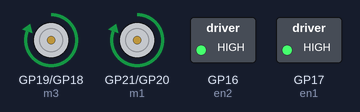
Recording of a program running on a simulated Raspberry Pi Pico running MicroPython. Shown: motor-driver pin pairs drawn as motors (green arrow = first pin HIGH = forward, orange = second pin HIGH = backward, longer = more drive), switched loads named in the program (green lamp = pin HIGH).

Above: at 1.0 s.
At 3.0 s:
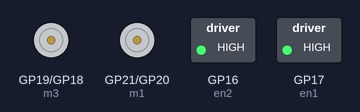
At 5.0 s:
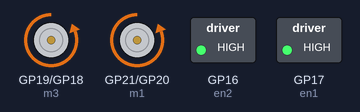
Timing chart, 0 to 6.9 s (numbered marks = the images above):
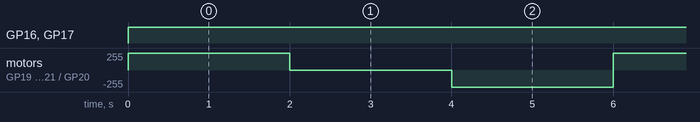

The program:

Motor_Test.py
```python
from machine import Pin
import utime

m1 = Pin(21, Pin.OUT)
m2 = Pin(20, Pin.OUT)
m3 = Pin(19, Pin.OUT)
m4 = Pin(18, Pin.OUT)

en1 = Pin(17, Pin.OUT)
en2 = Pin(16, Pin.OUT)

def Enable_motor():
    en1(1)  # motor 1 enable, set value 0 to disable
    en2(1)  # motor 2 enable, set value 0 to disable

def Motor1_forward():
    m1(1)
    m2(0)

def Motor1_reverse():
    m1(0)
    m2(1)

def Motor2_forward():
    m3(1)
    m4(0)

def Motor2_reverse():
    m3(0)
    m4(1)

def Motor_stop():
    m1(0)
    m2(0)
    m3(0)
    m4(0)

while True:
    Enable_motor()
    Motor1_forward()
    Motor2_forward()
    utime.sleep(2) # Both motor in Forward direction for 2 seconds.
    Motor_stop()
    utime.sleep(2) # Both motor in Stop position.
    Motor1_reverse()
    Motor2_reverse()
    utime.sleep(2) # Both motor in Reverse direction for 2 seconds.
```

Measured:
- by itself, GP16 (en2), GP17 (en1): LOW → HIGH at 0.00 s
- by itself, motor on GP19 (m3) / GP18 (m4), motor on GP21 (m1) / GP20 (m2): repeats every 6.0 s: stopped 2.0 s, backward 255/255 2.0 s, forward 255/255 2.0 s
